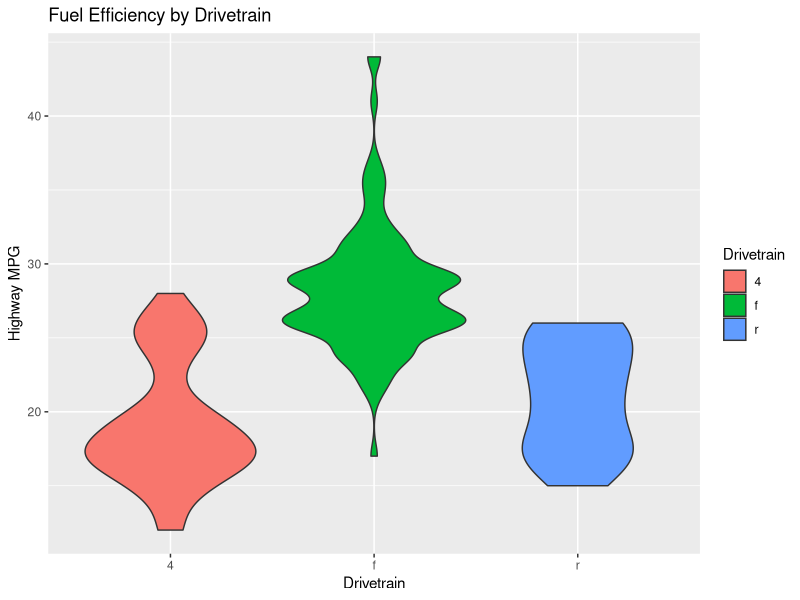

Recreate this plot in R.
## ---- chunk 1
library(tidyverse)
## ---- chunk 2
ggplot(mpg, aes(x = drv, y = hwy, fill = drv)) + 
  geom_violin() + 
  labs(title = "Fuel Efficiency by Drivetrain",
       x = "Drivetrain",
       y = "Highway MPG",
       fill = "Drivetrain")
## ---- chunk 3

## ---- chunk 4

## ---- chunk 5

## ---- chunk 6

## ---- chunk 7

## ---- chunk 8

## ---- chunk 9

## ---- chunk 10


## ---- chunk 11

## ---- chunk 12

## ---- chunk 13

## ---- chunk 14

## ---- chunk 15

## ---- chunk 16

## ---- chunk 17

## ---- chunk 18
